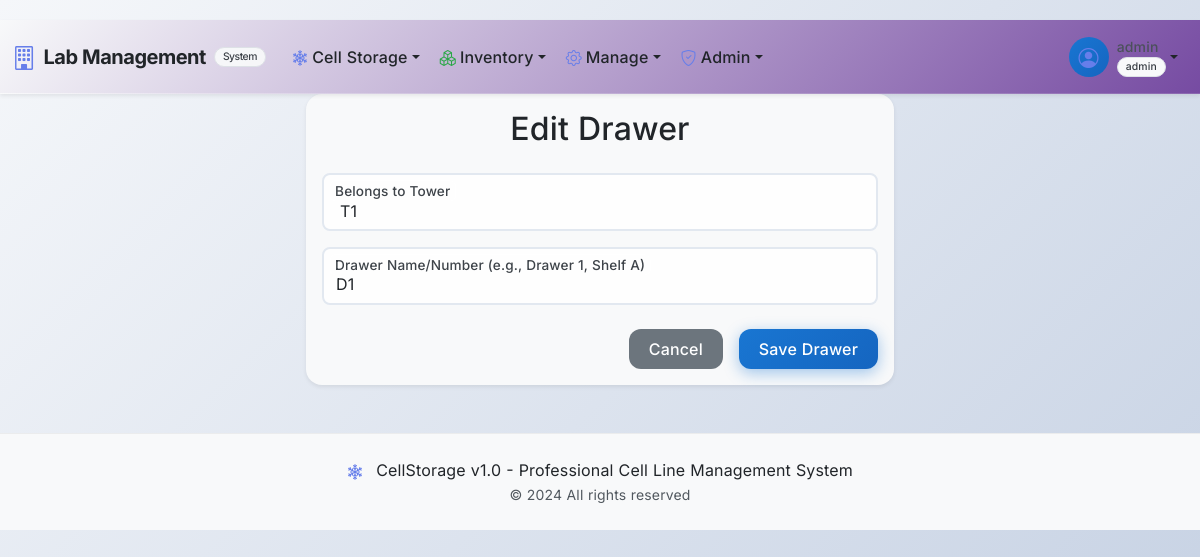
The app's page /cell-storage/drawer/1/edit (signed in) with its own data.
### app/cell_storage/models.py (models this page shows, shortened)
class User(UserMixin, db.Model):
    __tablename__ = 'users'
    id = db.Column(db.Integer, primary_key=True)
    username = db.Column(db.String(64), unique=True, index=True, nullable=False)
    password_hash = db.Column(db.String(256))
    password_plain = db.Column(db.String(128))  # store plain password for admin view
    role = db.Column(db.String(64), default='user', nullable=False)  # e.g., 'user', 'admin'. Make role non-nullable.
    cell_lines_created = db.relationship('CellLine', backref='creator', lazy='dynamic',
                                         foreign_keys='CellLine.created_by_user_id')
    vials_frozen = db.relationship('CryoVial', backref='freezer_operator', lazy='dynamic',
                                   foreign_keys='CryoVial.frozen_by_user_id')
    audit_logs = db.relationship('AuditLog', backref='user_performing_action', lazy='dynamic',
                                 foreign_keys='AuditLog.user_id')
    @property
    def is_admin(self):
        return self.role == 'admin'

class Drawer(db.Model):
    __tablename__ = 'drawers'
    id = db.Column(db.Integer, primary_key=True)
    name = db.Column(db.String(64), nullable=False)  # e.g., "Drawer 1", "Shelf A"
    tower_id = db.Column(db.Integer, db.ForeignKey('towers.id'), nullable=False)
    boxes = db.relationship('Box', backref='drawer_info', lazy='dynamic')
    __table_args__ = (db.UniqueConstraint('name', 'tower_id', name='_drawer_name_tower_uc'),)

### app/cell_storage/main/routes.py (the view)
@bp.route('/drawer/<int:drawer_id>/edit', methods=['GET', 'POST'])
@login_required
@admin_required
def edit_drawer(drawer_id):
    drawer = Drawer.query.get_or_404(drawer_id)
    form = DrawerForm(obj=drawer)
    form.tower_id.choices = [(t.id, t.name) for t in Tower.query.order_by(Tower.name).all()]
    if form.validate_on_submit():
        drawer.name = form.name.data
        drawer.tower_id = form.tower_id.data
        db.session.commit()
        flash(f'Drawer "{drawer.name}" updated successfully!', 'success')
        return redirect(url_for('cell_storage.locations_overview'))
    return render_template('main/drawer_form.html', title='Edit Drawer', form=form, drawer=drawer, form_action=url_for('cell_storage.edit_drawer', drawer_id=drawer.id))

### app/cell_storage/forms.py
class DrawerForm(FlaskForm):
    name = StringField('Drawer Name/Number (e.g., Drawer 1, Shelf A)', validators=[DataRequired(), Length(max=64)])
    tower_id = SelectField('Belongs to Tower', coerce=int, validators=[DataRequired()])
    submit = SubmitField('Save Drawer')

### app/shared/permissions.py (called while the page is built, shortened)
def has_permission(permission, resource_type=None, resource_id=None):
    if not current_user.is_authenticated:
        return False
    return PermissionManager.has_permission(
        current_user.id,
        permission,
        resource_type,
        resource_id
    )

def can_view_inventory():
    return has_permission('inventory.view')

def can_manage_locations():
    return has_permission('location.edit')

def is_admin():
    return has_permission('admin.user_management')

    @classmethod
    def has_permission(cls, user_id, permission, resource_type=None, resource_id=None):
        from .. import db
        from datetime import datetime
        user = User.query.get(user_id)
        if user and hasattr(user, 'is_admin') and user.is_admin:
            return True

### app/templates/main/drawer_form.html (shortened to what this page needs)
{% extends "base.html" %}
{% block content %}
<div class="row justify-content-center">
  <div class="col-md-8 col-lg-6">
    <div class="card shadow-sm">
      <div class="card-body">
        <h2 class="card-title text-center mb-4">{{ title }}</h2>
        <form method="POST" action="{{ form_action }}" novalidate>
          <div class="form-floating mb-3">
            {{ form.tower_id(class="form-select" + (" is-invalid" if form.tower_id.errors else "")) }}
            {{ form.tower_id.label(class="form-label") }}
          </div>
          <div class="form-floating mb-3">
            {{ form.name(class="form-control" + (" is-invalid" if form.name.errors else ""), placeholder="Drawer Name") }}
            {{ form.name.label }}
          </div>
          <div class="d-grid gap-2 d-md-flex justify-content-md-end mt-4">
            <a href="{{ url_for('cell_storage.locations_overview') }}" class="btn btn-secondary me-md-2">Cancel</a>
            {{ form.submit(class="btn btn-primary") }}
          </div>
        </form>
      </div>
    </div>
  </div>
</div>
{% endblock %}

### app/templates/base.html (shortened to what this page needs)
<!DOCTYPE html>
<html lang="en">
<head>
    <link href="https://cdn.jsdelivr.net/npm/bootstrap@5.3.3/dist/css/bootstrap.min.css" rel="stylesheet">
    <link href="https://cdn.jsdelivr.net/npm/bootstrap-icons@1.11.3/font/bootstrap-icons.css" rel="stylesheet">
    <link href="https://cdnjs.cloudflare.com/ajax/libs/bootstrap-icons/1.11.3/font/bootstrap-icons.min.css" rel="stylesheet">
    <link href="{{ url_for('static', filename='css/style.css') }}" rel="stylesheet">
</head>
<body class="bg-light">
    <nav class="navbar navbar-expand-lg navbar-light bg-gradient shadow-sm sticky-top" style="background: linear-gradient(135deg, #f5f7fa 0%, #c3cfe2 100%);">
        <div class="container-fluid">
            <a class="navbar-brand fw-bold d-flex align-items-center" href="{{ url_for('cell_storage.index') }}" style="color: #212529;">
                <i class="bi bi-building me-2 fs-4" style="color: #667eea;"></i>
                <span style="color: #212529;">Lab Management</span>
                <small class="badge bg-light text-dark ms-2" style="color: #343a40; border: 1px solid #dee2e6;">System</small>
            </a>
            <div class="collapse navbar-collapse" id="navbarContent">
                <ul class="navbar-nav me-auto mb-2 mb-lg-0">
                    {% if current_user.is_authenticated %}
                        <li class="nav-item dropdown">
                            <a class="nav-link dropdown-toggle d-flex align-items-center" href="#" style="color: #212529;" id="cellStorageDropdown" role="button" data-bs-toggle="dropdown" aria-expanded="false">
                                <i class="bi bi-snow2 me-1" style="color: #667eea;"></i>
                                Cell Storage
                            </a>
                        </li>
                        <li class="nav-item dropdown">
                            <a class="nav-link dropdown-toggle d-flex align-items-center" href="#" style="color: #212529;" id="inventoryDropdown" role="button" data-bs-toggle="dropdown" aria-expanded="false">
                                <i class="bi bi-boxes me-1" style="color: #28a745;"></i>
                                Inventory
                            </a>
                        </li>
                        {% if current_user.is_admin %}
                            <li class="nav-item dropdown">
                                <a class="nav-link dropdown-toggle d-flex align-items-center" href="#" id="inventoryDropdown" role="button" data-bs-toggle="dropdown" aria-expanded="false" style="color: #212529;">
                                    <i class="bi bi-gear me-1" style="color: #667eea;"></i>
                                    Manage
                                </a>
                            </li>
                            <li class="nav-item dropdown">
                                <a class="nav-link dropdown-toggle d-flex align-items-center" href="#" id="adminDropdown" role="button" data-bs-toggle="dropdown" aria-expanded="false" style="color: #212529;">
                                    <i class="bi bi-shield-check me-1" style="color: #667eea;"></i>
                                    Admin
                                </a>
                            </li>
                        {% endif %}
                    {% endif %}
                </ul>
                <ul class="navbar-nav ms-auto mb-2 mb-lg-0">
                    {% if current_user.is_authenticated %}
                        <li class="nav-item dropdown">
                            <a class="nav-link dropdown-toggle d-flex align-items-center" href="#" id="userDropdown" role="button" data-bs-toggle="dropdown" aria-expanded="false" style="color: #212529;">
                                <div class="user-avatar me-2">
                                    <i class="bi bi-person-circle fs-5" style="color: #667eea;"></i>
                                </div>
                                <div class="d-flex flex-column">
                                    <span class="small" style="color: #212529;">{{ current_user.username }}</span>
                                    <span class="badge badge-role bg-light text-dark" style="color: #343a40; border: 1px solid #dee2e6;">{{ current_user.role }}</span>
                                </div>
                            </a>
                        </li>
                    {% else %}
                        <li class="nav-item">
                            <a class="nav-link btn btn-outline-primary rounded-pill px-3" href="{{ url_for('auth.login') }}" style="color: #667eea; border-color: #667eea;">
                                <i class="bi bi-box-arrow-in-right me-1"></i>Login
                            </a>
                        </li>
                    {% endif %}
                </ul>
            </div>
        </div>
    </nav>
    <main class="flex-grow-1">
        {% block content %}{% endblock %}
    </main>
    <footer class="bg-light text-center py-4 mt-5" style="color: #343a40;">
        <div class="container">
            <p class="mb-0">
                <i class="bi bi-snow2 me-2" style="color: #667eea;"></i>
                CellStorage v1.0 - Professional Cell Line Management System
            </p>
            <small class="text-muted" style="color: #495057;">© 2024 All rights reserved</small>
        </div>
    </footer>
</body>
</html>

### app/templates/base.html (style rules this page uses)
:root { --primary-color: #667eea; --secondary-color: #764ba2; --accent-color: #f093fb; --background-color: #f8f9fa; --text-color: #212529; --navbar-style: light; }

### records on screen
User: username "admin", role "admin"
Drawer: tower_id "T1", name "D1"

### other values on screen
{{ title }} "Edit Drawer"
